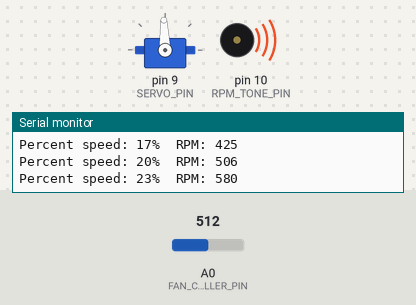
Bench run of a sketch on a simulated Arduino Uno, built with avr-gcc and run on an emulated ATmega328P. Shown: servo, buzzer (waves = sounding), the last lines printed to the serial monitor. The test bench sets the inputs (shaded band); at power-on: A0 (FAN_CONTROLLER_PIN) = 512.

Above: at 1.2 s.
1.3 s: A0 (FAN_CONTROLLER_PIN) set to 444
At 1.9 s:
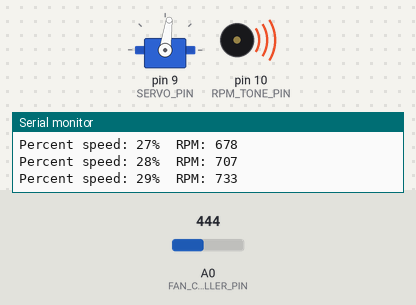
2.9 s: A0 (FAN_CONTROLLER_PIN) set to 409
At 3.11 s:
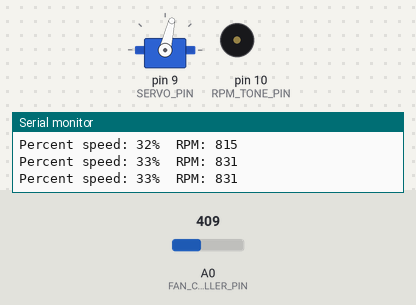
5.9 s: A0 (FAN_CONTROLLER_PIN) set to 122
At 7.2 s:
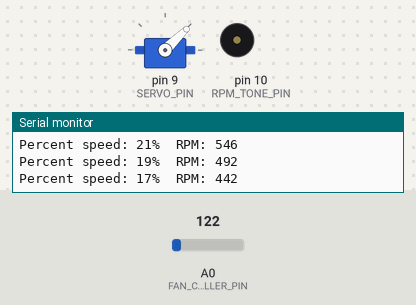
7.5 s: A0 (FAN_CONTROLLER_PIN) set to 716
At 8.7 s:
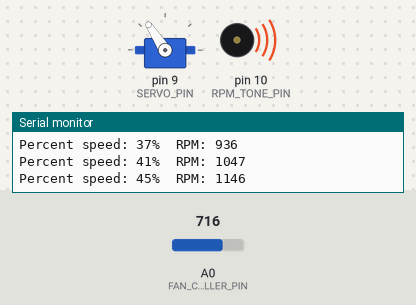
9.1 s: A0 (FAN_CONTROLLER_PIN) set to 843
At 10.2 s:
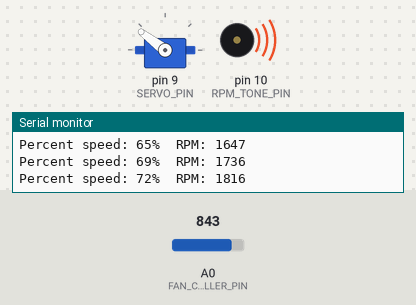
10.7 s: A0 (FAN_CONTROLLER_PIN) set to 511
At 11.7 s:
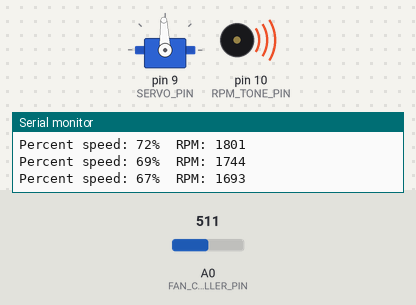
Timing chart, 0 to 13.3 s (numbered marks = the images above; inputs shaded):
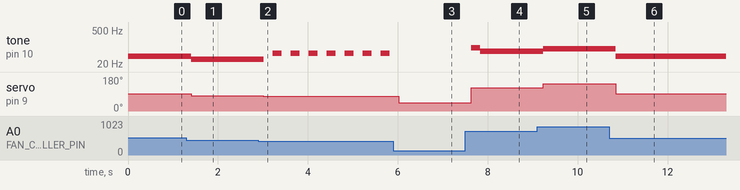

The sketch:

fan_controller.ino
```cpp
// (licence header left out)
/* The fan is being controlled from a standard PC fan controller card. This
   generates and output in the range 0-12V, which would normally we used to
   power a simple analogue fan (where lower voltage goes slower).

   The controller relies on feedback to determine if it has sent the correct
   voltage. The voltage never goes below 6.5V, which is used for 40%
   fan. Because we are using TTL, we need to scale this, so divide by 3 to
   give a range up to 4V.

   However, our fan is driven by an external Turnigy Brushed ESC.  This takes
   as an input a 50Hz PWD in servo format.  In this case a write cycle of
   1000us corresponds to zero RPM and 2000us corresponds to maximum RPM
   (estimated 2500 RPM for this particular fan).

   We need to send a signal back to the PC fan controller card, to report on
   the RPM being used.  This a frequency modulated (FM) signal - expecting two
   pulses per rotation of the fan (known as "tone").  However the lowest
   frequency that can be sent is 31Hz (corresponding to 31 / 2 * 60 = 930
   RPM).

   For now, in the absence of an RPM counter on the fan, we need to generate an
   appropriate RPM. We shall do this by mapping voltage to frequency and
   report the frequency back that is expected.

   The PC keeps a rolling average of the frequency data it is sent.  Thus to
   report 465 RPM we can alternate reporting zero and 930 RPM. */

#include <Servo.h>

/* Pins */
const int FAN_CONTROLLER_PIN = A0;	/* Input from PC */
const int RPM_TONE_PIN = 10;		/* Output to PC */
const int SERVO_PIN = 9;		/* Output to Turnigy ESC */

const int MAX_RPM = 2500;                  /* Estimate of max RPM */
const int MIN_RPM_FOR_TONE = 31 / 2 * 60;  /* Lowest tone possible is 31Hz */

/* Parameters for mapping analog input to voltages */
const float MAX_V = 12.0;
const float MAX_ANALOG_VAL = 833;	/* Corresponds to 12V */

/* Parameters for linear mapping of speed voltages */
const float CONV_M = 0.6 / 5.5;
const float CONV_C = 1.0 - (0.6 * 12.0 / 5.5);

/* The ESC controll structure */
Servo brushedESC;


void setup() {
  /* Set AREF to internal 5V */
  analogReference(DEFAULT);
  /* Set ESC as Servo output */
  brushedESC.attach(SERVO_PIN);
  /* 2000 is full, this is effectively zero */
  brushedESC.writeMicroseconds(1000);
  /* Tone is an output pin */
  pinMode(RPM_TONE_PIN, OUTPUT);

  /* Allow logging to serial output */
  Serial.begin (9600);
}

/* Convert an analog input representing a scaled voltage to a percentage speed
   requested.

   1023 is the top analog input, corresponding to 5V. We have divided our 12V
   signal by 3, so the maximum we ever see is 4V.  The lowest input we can get
   is 6.5V / 3, corresponding to 40% speed, unless we get zero. We interpolate
   accordingly. The formula is:

     pc_speed = 0.10909 * orig_v + 1.30909 */

float fc2pc (int  analog_val)
{
  float orig_v = ((float) analog_val) / ((float) MAX_ANALOG_VAL) * MAX_V;
  float pc = CONV_M * orig_v + CONV_C;

  return (pc < 0.0) ? 0.0 : pc;
}

void loop() {

  /* If RPM is below the valued we can report, we accumulate the difference to
     send next time. In this way the rolling average will the actual RPM we
     are reading. */
  static int rpmError = 0;
  static float roll_av_pc = 0.0;
  static float roll_av_rpm = 0.0;

  /* The input from the PC. This is scaled to 4V, but 1023 corresponds to 4V,
     so we scale accordingly. */
  float speedPercent = fc2pc (analogRead(FAN_CONTROLLER_PIN));
  /* Set the fan ESC speed. 1000 is min, 2000 is max */
  brushedESC.writeMicroseconds(1000 + (int)(speedPercent * 1000.0));
  int rpmEst = (int) ((float) MAX_RPM * speedPercent);

  roll_av_pc = roll_av_pc * 0.9 + speedPercent * 0.1;
  roll_av_rpm = roll_av_rpm * 0.9 + rpmEst * 0.1;

  /* Logging to serial */
  Serial.print ("Percent speed: ");
  Serial.print ((int) (roll_av_pc * 100.0));
  Serial.print ("%  RPM: ");
  Serial.println ((int) roll_av_rpm);

  if ((rpmEst + rpmError) >= MIN_RPM_FOR_TONE)
    {
      /* RPM is high enough, so just report it straight back to the PC as a
	 tone in Hz, adding in any accumulated error, which can then be
	 discarded.  Remember two pulses per
	 revolution. */
      tone (RPM_TONE_PIN, (rpmEst + rpmError) * 2 / 60);
      rpmError = 0;
    }
  else
    {
      /* Not high enough yet, just accumulate the error. */
      rpmError = rpmError + rpmEst;
      noTone (RPM_TONE_PIN);
    }

  /* Don't need to thrash this. 5 times a second is enough. */
  delay(200);

}	/* loop () */
```

Measured:
- the behaviour switches between 426 and 425 on A0 (FAN_CONTROLLER_PIN) (found by bisection; images 1 and 2)
- after the input at 1.3 s, tone on pin 10 (RPM_TONE_PIN): 41 Hz → 32 Hz after 0.11 s; servo on pin 9 (SERVO_PIN): 92° → 82° after 0.11 s
- after the input at 2.9 s, tone on pin 10 (RPM_TONE_PIN): alternates 55 Hz for 0.20 s and silent for 0.20 s, starting after 0.11 s; servo on pin 9 (SERVO_PIN): 82° → 77° after 0.11 s
- after the input at 5.9 s, tone on pin 10 (RPM_TONE_PIN): stops changing and stays silent; servo on pin 9 (SERVO_PIN): 77° → 44° after 0.13 s
- after the input at 7.5 s, tone on pin 10 (RPM_TONE_PIN): silent → 95 Hz after 0.13 s, → 68 Hz 0.20 s later; servo on pin 9 (SERVO_PIN): 44° → 123° after 0.13 s
- after the input at 9.1 s, tone on pin 10 (RPM_TONE_PIN): 68 Hz → 84 Hz after 0.14 s; servo on pin 9 (SERVO_PIN): 123° → 143° after 0.14 s
- after the input at 10.7 s, tone on pin 10 (RPM_TONE_PIN): 84 Hz → 41 Hz after 0.15 s; servo on pin 9 (SERVO_PIN): 143° → 92° after 0.15 s
